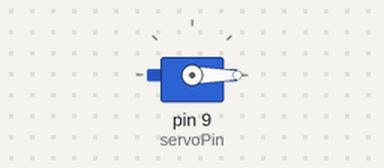
A sketch run on a simulated Arduino Uno, built with avr-gcc and run on an emulated ATmega328P. Parts: servo. What the sketch prints to the serial monitor is not drawn.

Above: at 0.05 s.
At 1.5 s:
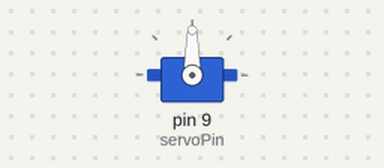
At 3.0 s:
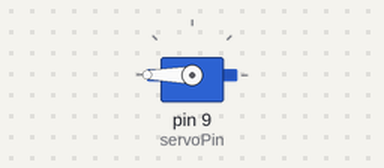
Timing chart, 0 to 6.9 s (numbered marks = the images above):
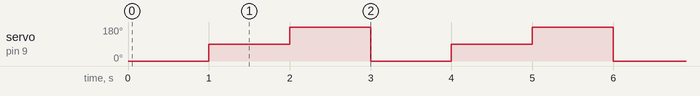

Measured:
- by itself, servo on pin 9 (servoPin): repeats every 3.0 s: 180° 1.0 s, 0° 1.0 s, 90° 1.0 s

The sketch:

servos.ino
```cpp
#include <Servo.h>

Servo myServo;  // create servo object
int servoPin = 9;

void setup() {
  myServo.attach(servoPin);  // attach servo to pin
  Serial.begin(9600);
  Serial.println("Servo ready. Type an angle (0-180).");
}

void loop() {
  // Example: cycle through angles automatically
  myServo.write(0);
  delay(1000); // wait 1 second
  myServo.write(90);
  delay(1000);
  myServo.write(180);
  delay(1000);

}
```
